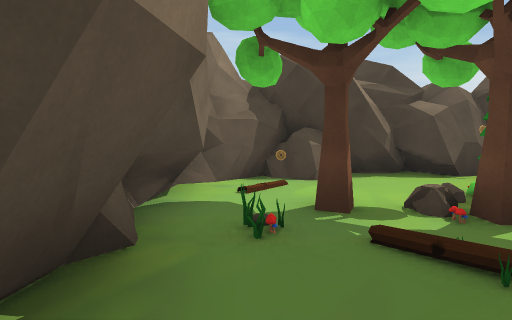
view 1 (above)

17 first-person views from a walk through a 3-D level made in the Unity game engine. The camera is 1.4 m above the floor, tilts 4° down and sees 85° across. The floor is counted in squares, 2 m on a side. Each view is taken from the middle of a square. On the plan, view 1 faces up. The plan holds only what a view shows up to about 9 squares ahead; the rest is blank. The place goes on beyond the plan. The player character is not drawn. Some animated figures are left out.

view 2
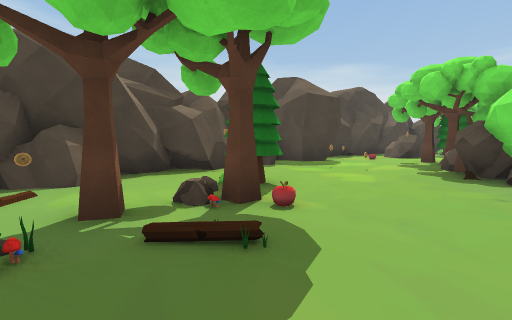

view 3
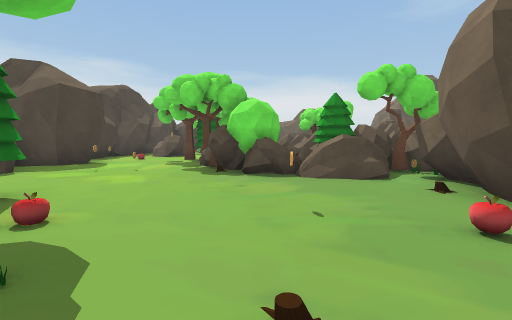

view 4
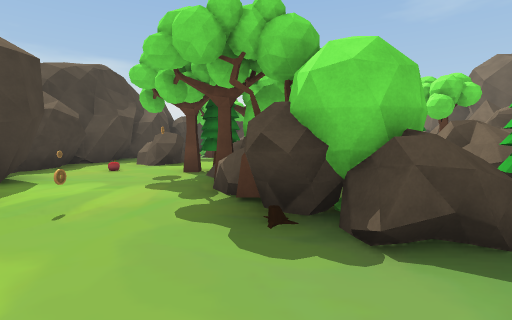

view 5
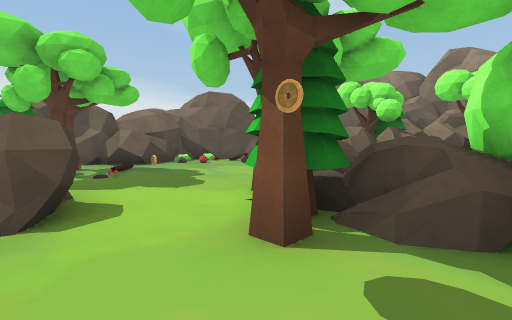

view 6
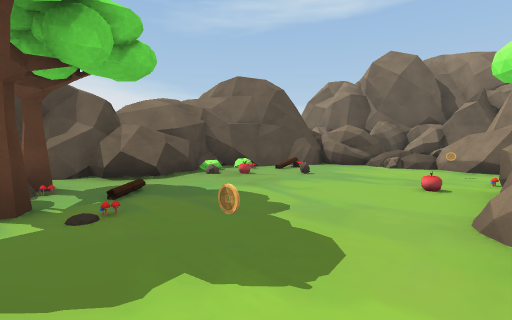

view 7
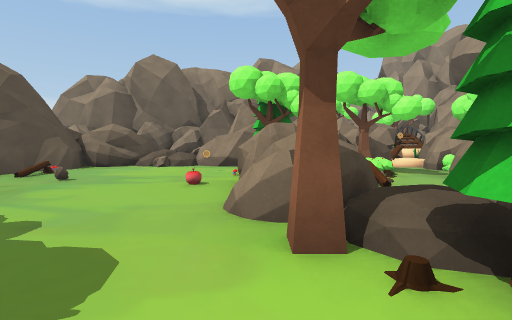

view 8
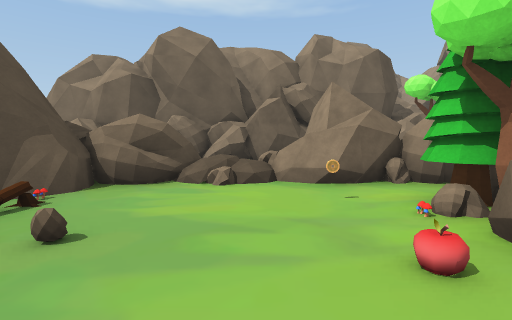

view 9
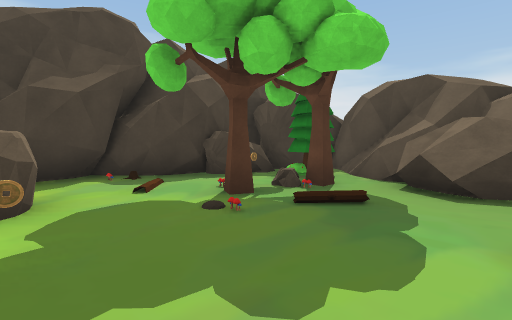

view 10
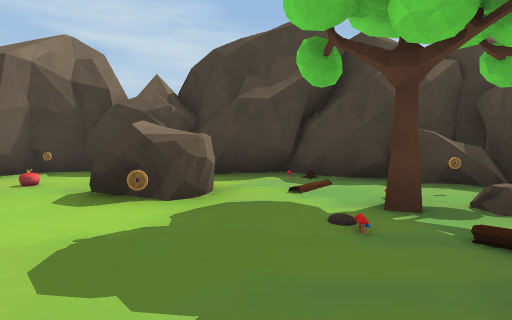

view 11
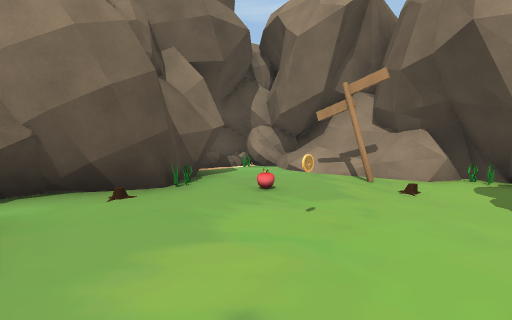

view 12
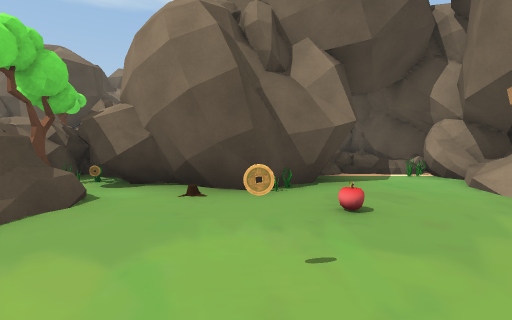

view 13
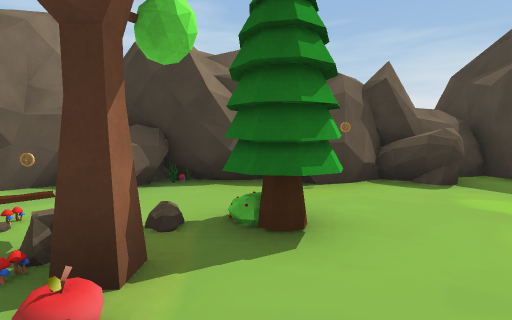

view 14
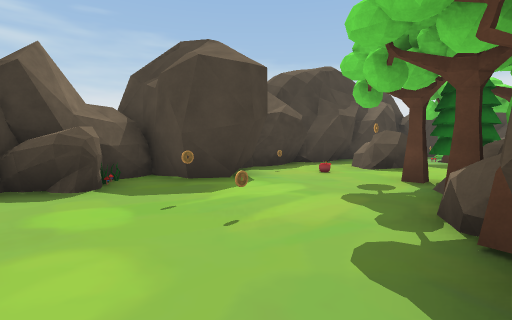

view 15
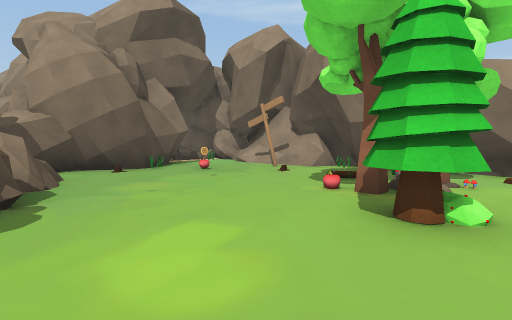

view 16
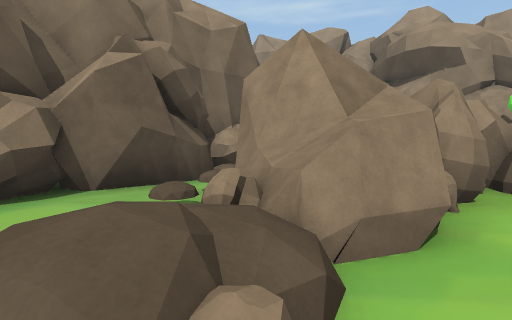

view 17
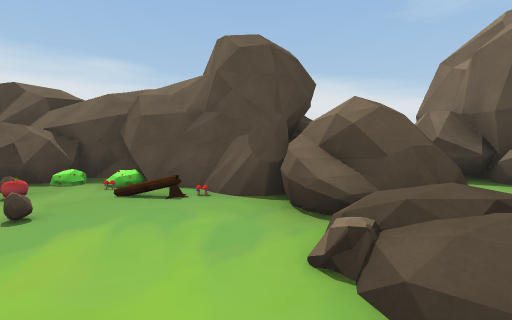

### Floor plan
Key: @ floor where view 1 was taken; # wall or solid block; . main floor; : floor 0.75 m higher than the main floor; R rock; C coin; T tree; M mushroom; A apple; B bush; S sign; O other object.
Columns run from 2 left of view 1 to 20 right of it. Each row starts with its distance up from view 1.
  8         RR
  7        #RR# RRR
  6  ##RO###OO##.RR###  #
  5  #.R....OO##O....##R##
  4  #CO.....O..A.RR...OT##
  3 ##OO#T...C.......TOTT#
  2  #M MM.....TTT.C.O T##
  1  #OOA....TRRRRT....RR#
  0 ##@..C..ROR   R.....R##
 -1  #S.....R R  RRA..A.##
 -2  #..A..RTR   RT....O##
 -3  #...##OTR BTTOC...O#
 -4  #O.##  RRORRR.....##
 -5  RO##  RRRO RRRR:RRRR
 -6  #     R     RRRRRRR
 -7  ##    R       R....RR
 -8             RRORRRRRRR

Positions as (right, up) in squares from view 1, and headings:
1: (0, 0), facing up
2: (0, 0), facing up-right
3: (0, 0), facing right
4: (4, 1), facing right
5: (9, 4), facing down-right
6: (12, 3), facing down-right
7: (12, 3), facing down
8: (14, 0), facing down
9: (13, 0), facing up-right
10: (14, 0), facing up
11: (5, 1), facing down-left
12: (3, 1), facing down
13: (3, 1), facing up
14: (5, 1), facing up-right
15: (6, 4), facing down-left
16: (15, -4), facing down-left
17: (13, -4), facing right
